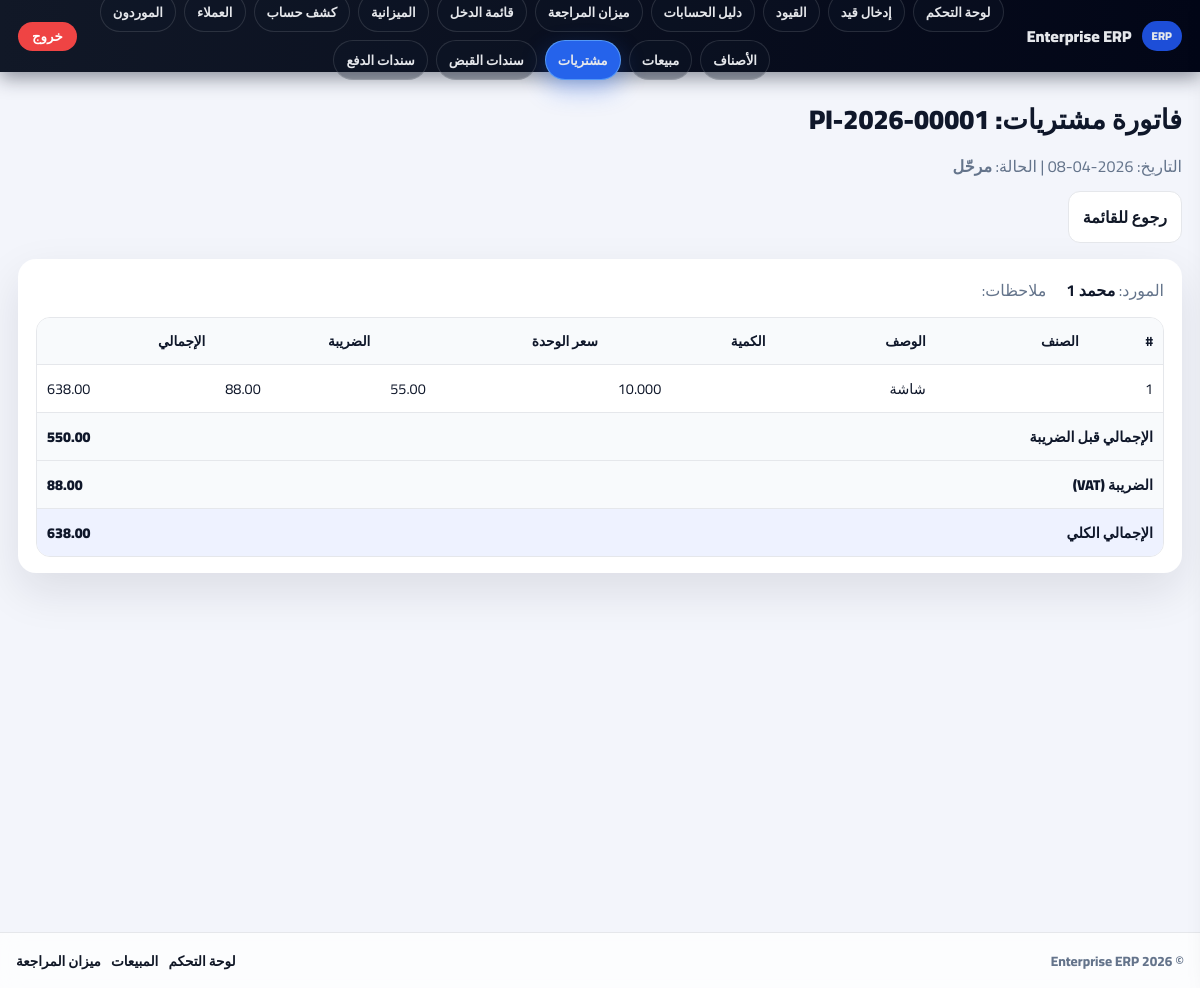
Page /20/accounting/acc1/public/purchase-invoices/show?id=1 on the committed database.
### tables this page shows
CREATE TABLE `purchase_invoices` (
  `id` int(10) UNSIGNED NOT NULL,
  `invoice_no` varchar(50) NOT NULL,
  `invoice_date` date NOT NULL,
  `supplier_id` int(10) UNSIGNED NOT NULL,
  `status` enum('draft','posted','void') NOT NULL DEFAULT 'draft',
  `subtotal` decimal(18,4) NOT NULL DEFAULT 0.0000,
  `vat_total` decimal(18,4) NOT NULL DEFAULT 0.0000,
  `total` decimal(18,4) NOT NULL DEFAULT 0.0000,
  `notes` text DEFAULT NULL,
  `created_at` timestamp NULL DEFAULT current_timestamp(),
  `updated_at` timestamp NULL DEFAULT current_timestamp() ON UPDATE current_timestamp()
);

CREATE TABLE `suppliers` (
  `id` int(10) UNSIGNED NOT NULL,
  `code` varchar(50) NOT NULL,
  `name` varchar(255) NOT NULL,
  `phone` varchar(50) DEFAULT NULL,
  `email` varchar(150) DEFAULT NULL,
  `address` varchar(500) DEFAULT NULL,
  `tax_no` varchar(100) DEFAULT NULL,
  `is_active` tinyint(1) NOT NULL DEFAULT 1,
  `created_at` timestamp NULL DEFAULT current_timestamp(),
  `updated_at` timestamp NULL DEFAULT current_timestamp() ON UPDATE current_timestamp()
);

CREATE TABLE `purchase_invoice_lines` (
  `id` int(10) UNSIGNED NOT NULL,
  `purchase_invoice_id` int(10) UNSIGNED NOT NULL,
  `item_id` int(10) UNSIGNED DEFAULT NULL,
  `description` varchar(500) NOT NULL DEFAULT '',
  `qty` decimal(18,4) NOT NULL DEFAULT 1.0000,
  `unit_cost` decimal(18,4) NOT NULL DEFAULT 0.0000,
  `vat_rate` decimal(6,4) NOT NULL DEFAULT 0.1600,
  `vat_amount` decimal(18,4) NOT NULL DEFAULT 0.0000,
  `line_total` decimal(18,4) NOT NULL DEFAULT 0.0000,
  `line_no` smallint(6) NOT NULL DEFAULT 1
);

### app/Core/Router.php (called while the page is built, shortened)
<?php
class Router
{
    protected array $routes = [];
    public function __construct(array $routes = [])
    {
        $this->routes = $routes;
    }
    public function dispatch(string $method, string $uri): void
    {
        $method = strtoupper($method);
        $uri = rtrim($uri, '/') ?: '/';
        [$controllerClass, $action] = $this->routes[$method][$uri];
        $controller = new $controllerClass();
        call_user_func([$controller, $action]);
    }
}

### public/index.php (called while the page is built, shortened)
<?php
spl_autoload_register(function ($class) {
    $prefix = 'App\\';
    $base_dir = APP_PATH . '/';
    $len = strlen($prefix);
    $relative_class = substr($class, $len);
    $file = $base_dir . str_replace('\\', '/', $relative_class) . '.php';
});
require APP_PATH . '/Core/Router.php';
require APP_PATH . '/Config/Database.php';
$router = new Router($routes);
$requestUri = parse_url($_SERVER['REQUEST_URI'], PHP_URL_PATH);
$basePath = '/20/accounting/acc1/public';
if (strpos($requestUri, $basePath) === 0) {
    $requestUri = substr($requestUri, strlen($basePath));
}
$method = $_SERVER['REQUEST_METHOD'] ?? 'GET';
$router->dispatch($method, $requestUri);

### app/Config/Database.php (called while the page is built, shortened)
<?php
class Database
{
    private static ?PDO $connection = null;
    public static function getConnection(): PDO
    {
        if (self::$connection === null) {
            $host = 'localhost';
            $port = '3306';
            $db   = 'acc1';
            $user = 'acc1';
            $pass = '123@123_*8';
            $charset = 'utf8mb4';
            $dsn = "mysql:host=$host;port=$port;dbname=$db;charset=$charset";
            $options = [
                PDO::ATTR_ERRMODE            => PDO::ERRMODE_EXCEPTION,
                PDO::ATTR_DEFAULT_FETCH_MODE => PDO::FETCH_ASSOC,
                PDO::ATTR_EMULATE_PREPARES   => false,
            ];
            try {
                self::$connection = new PDO($dsn, $user, $pass, $options);
            } catch (PDOException $e) {
                http_response_code(500);
                header('Content-Type: text/plain; charset=utf-8');
                echo "Database connection failed:\n" . $e->getMessage();
                exit;
            }
        }
        return self::$connection;
    }
}

### app/Core/Model.php (called while the page is built, shortened)
<?php
class Model
{
    public function __construct()
    {
        $this->db = Database::getConnection();
    }
}

### app/Models/PurchaseInvoice.php (called while the page is built, shortened)
<?php
class PurchaseInvoice extends Model
{
    public function findById(int $id): ?array
    {
        $stmt = $this->db->prepare("
            SELECT pi.*, s.name AS supplier_name
            FROM purchase_invoices pi
            LEFT JOIN suppliers s ON s.id = pi.supplier_id
            WHERE pi.id = :id LIMIT 1
        ");
        $stmt->execute([':id' => $id]);
        $row = $stmt->fetch();
        return $row ?: null;
    }
    public function getLines(int $invoiceId): array
    {
        $stmt = $this->db->prepare("
            SELECT pil.*, i.name AS item_name
            FROM purchase_invoice_lines pil
            LEFT JOIN items i ON i.id = pil.item_id
            WHERE pil.purchase_invoice_id = :id
            ORDER BY pil.line_no ASC
        ");
        $stmt->execute([':id' => $invoiceId]);
        return $stmt->fetchAll();
    }
}

### app/Core/View.php (called while the page is built, shortened)
<?php
class View
{
    public static function e($str): string
    {
        return htmlspecialchars((string)$str, ENT_QUOTES, 'UTF-8');
    }
    public static function money($n, int $decimals = 2): string
    {
        return number_format((float)$n, $decimals, '.', ',');
    }
}

### app/Controllers/WebPurchaseInvoicesController.php (the view, shortened to what this page needs)
<?php
class WebPurchaseInvoicesController
{
    private string $base = '/20/accounting/acc1/public';
    public function show(): void
    {
        $id     = (int)($_GET['id'] ?? 0);
        require APP_PATH . '/Views/layout.php';
        try {
            $model = new PurchaseInvoice();
            $inv   = $model->findById($id);
            $lines = $model->getLines($id);
            $statusLabel = $this->statusLabel($inv['status']);
            echo "<div><div class='h1'>فاتورة مشتريات: " . View::e($inv['invoice_no']) . "</div>
                    <div class='sub'>التاريخ: " . View::e($inv['invoice_date']) . " | الحالة: <strong>" . View::e($statusLabel) . "</strong></div>
                  </div>";
            if ($inv['status'] === 'draft') {
                echo "<form method='POST' action='" . View::e($this->base . '/purchase-invoices/post') . "' style='margin-top:10px'>
                        <input type='hidden' name='id' value='" . View::e($inv['id']) . "'>
                        <button class='btn' type='submit' onclick=\"return confirm('هل تريد ترحيل الفاتورة؟')\">ترحيل الفاتورة</button>
                        <a class='btn-outline' href='" . View::e($this->base . '/purchase-invoices') . "'>رجوع</a>
                      </form>";
            } else {
                echo "<div style='margin-top:10px'><a class='btn-outline' href='" . View::e($this->base . '/purchase-invoices') . "'>رجوع للقائمة</a></div>";
            }
            echo "<div class='card'>
                    <div class='row' style='gap:20px'>
                      <div><span class='sub'>المورد: </span><strong>" . View::e($inv['supplier_name'] ?? '') . "</strong></div>
                      <div><span class='sub'>ملاحظات: </span>" . View::e($inv['notes'] ?? '') . "</div>
                    </div>
                    <table class='table' style='margin-top:12px'>
                      <thead><tr>
                        <th>#</th><th>الصنف</th><th>الوصف</th>
                        <th class='num'>الكمية</th><th class='num'>سعر الوحدة</th>
                        <th class='num'>الضريبة</th><th class='num'>الإجمالي</th>
                      </tr></thead><tbody>";
            foreach ($lines as $l) {
                echo "<tr>
                        <td>" . View::e($l['line_no']) . "</td>
                        <td>" . View::e($l['item_name'] ?? '') . "</td>
                        <td>" . View::e($l['description']) . "</td>
                        <td class='num'>" . View::money($l['qty'], 3) . "</td>
                        <td class='num'>" . View::money($l['unit_cost']) . "</td>
                        <td class='num'>" . View::money($l['vat_amount']) . "</td>
                        <td class='num'>" . View::money($l['line_total']) . "</td>
                      </tr>";
            }
            echo "  <tr style='font-weight:900;background:#f8fafc'>
                      <td colspan='6'>الإجمالي قبل الضريبة</td>
                      <td class='num'>" . View::money($inv['subtotal']) . "</td>
                    </tr>
                    <tr style='font-weight:900;background:#f8fafc'>
                      <td colspan='6'>الضريبة (VAT)</td>
                      <td class='num'>" . View::money($inv['vat_total']) . "</td>
                    </tr>
                    <tr style='font-weight:900;background:#eef2ff'>
                      <td colspan='6'>الإجمالي الكلي</td>
                      <td class='num'>" . View::money($inv['total']) . "</td>
                    </tr>
                  </tbody></table>
                </div>";
        } catch (\Throwable $e) {
            echo "<div class='card'>خطأ: " . View::e($e->getMessage()) . "</div>";
        }
        require APP_PATH . '/Views/footer.php';
    }
    private function statusLabel(string $status): string
    {
        return match($status) {
            'draft'  => 'مسودة',
            'posted' => 'مرحّل',
            'void'   => 'ملغي',
            default  => $status,
        };
    }
}

### public/assets/app.css (style rules this page uses)
:root { --bg:#f3f5fb; --nav:#020617; --card:#fff; --primary:#2563eb; --danger:#ef4444; --muted:#64748b; --shadow:0 18px 45px rgba(15,23,42,.10); --r:18px; --border:#e5e7eb; --soft:#f8fafc; --headerH:72px; --footerH:56px; }
* { box-sizing:border-box }
html,body { height:100% }
body { margin:0; font-family:'Cairo',Tahoma,Arial; background:var(--bg); color:#0f172a; direction:rtl; }
a { text-decoration:none }
.h1 { font-size:1.7rem;font-weight:1000;margin:0 }
.sub { color:var(--muted);margin-top:6px }
.card { background:var(--card); border-radius:var(--r); box-shadow:var(--shadow); padding:16px 18px; margin-top:16px; }
.row { display:flex;gap:12px;flex-wrap:wrap;align-items:center }
.btn-outline { background:#fff; border:1px solid var(--border); color:#111827; padding:10px 14px; border-radius:12px; font-weight:900; cursor:pointer; display:inline-block; }
.table { width:100%; border-collapse:separate; border-spacing:0; margin-top:10px; overflow:hidden; border-radius:14px; border:1px solid var(--border); }
.table th { background:var(--soft); text-align:right; font-size:.85rem; padding:10px; border-bottom:1px solid var(--border); }
.table td { padding:10px; border-bottom:1px solid var(--border); font-size:.9rem; vertical-align:middle; }
.table tr:last-child td { border-bottom:0 }
.num { text-align:left; direction:ltr; font-variant-numeric:tabular-nums; }

### rows in the picture
purchase_invoices: invoice_no "PI-2026-00001", status "مرحّل", supplier.name "محمد 1", subtotal "550.00", vat_total "88.00", total "638.00"
purchase_invoice_lines: line_no "1", description "شاشة", qty "10.000", unit_cost "55.00", vat_amount "88.00", line_total "638.00"

### other values in the picture
View::e($it['label']) "لوحة التحكم"
View::e($it['label']) "إدخال قيد"
View::e($it['label']) "القيود"
View::e($it['label']) "دليل الحسابات"
View::e($it['label']) "ميزان المراجعة"
View::e($it['label']) "قائمة الدخل"
View::e($it['label']) "الميزانية"
View::e($it['label']) "كشف حساب"
View::e($it['label']) "العملاء"
View::e($it['label']) "الموردون"
View::e($it['label']) "الأصناف"
View::e($it['label']) "مبيعات"
View::e($it['label']) "مشتريات"
View::e($it['label']) "سندات القبض"
View::e($it['label']) "سندات الدفع"
